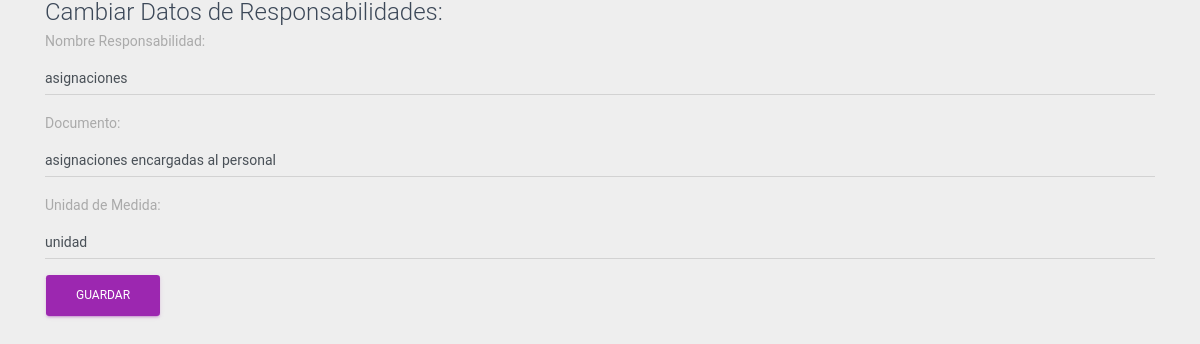
Screenshot of /moduloA/updateResponsabilidades.php?id_resp=1 with the database file from the repository.
### tables this page shows
CREATE TABLE `responsabilidades` (
  `id_responsabilidades` int(11) NOT NULL AUTO_INCREMENT,
  `nomb_resp` varchar(50) DEFAULT NULL,
  `f_inicio_respo` date DEFAULT NULL,
  `documento` varchar(50) DEFAULT NULL,
  `unidad_medida` varchar(10) DEFAULT NULL,
  `id_personal` int(11) DEFAULT NULL,
  `id_jefearea` int(11) DEFAULT NULL,
  PRIMARY KEY (`id_responsabilidades`),
  KEY `id_personal` (`id_personal`),
  KEY `id_jefearea` (`id_jefearea`),
  CONSTRAINT `responsabilidades_ibfk_1` FOREIGN KEY (`id_personal`) REFERENCES `personal` (`id_personal`),
  CONSTRAINT `responsabilidades_ibfk_2` FOREIGN KEY (`id_jefearea`) REFERENCES `jefe_area` (`id_jefearea`)
);

### moduloA/models/Conexion.php (called while the page is built, shortened)
<?php
class Conexion {
	public function Conectar() {
		$mysqli = new mysqli("localhost","coraima", "A@dmin0215.,$", "bd_institucion");
		$mysqli->set_charset("utf8");
		return $mysqli;
	}
}
?>

### moduloA/models/responsabilidades.model.php (called while the page is built, shortened)
<?php
require_once("Conexion.php");
class Responsabilidades
{
	private $conn;
	function __construct()
	{
		$link = new Conexion();
		$this->conn = $link->Conectar();
		return $this->conn;
	}
	public function MostrarResponsabilidades($id_resp)
	{
		$sql = "SELECT id_responsabilidades,nomb_resp,f_inicio_respo,documento,unidad_medida,id_personal,id_jefearea FROM responsabilidades WHERE id_responsabilidades = " . $id_resp;
		if(!$response = $this->conn->query($sql))
		{
			"Error: ". mysqli_error($this->conn);
            exit();
		}
		$fila = $response->fetch_array(MYSQLI_ASSOC);
		return $fila;
	}
}

### moduloA/updateResponsabilidades.php (the view, shortened to what this page needs)
<?php
include("./models/responsabilidades.model.php");
$responsabilidades = new Responsabilidades();
$id_resp = $_REQUEST['id_resp'];
$row = $responsabilidades->MostrarResponsabilidades($id_resp);
?>
<link rel="stylesheet" href="assets/css/material-dashboard.min.css">
	<div class="container">
		<form action="controllers/cambiarResponsabilidades.controller.php" method="POST" role="form">
			<legend>Cambiar Datos de Responsabilidades: </legend>
			<div class="form-group">
				<label for="">Nombre Responsabilidad:</label>
				<input type="text" class="form-control" id="" value="<?php echo $row['nomb_resp'];?>" name="nomb_resp">
			</div>
			<div class="form-group">
				<label for="">Documento:</label>
				<input type="text" class="form-control" id="" name="documento" value="<?php echo $row['documento'];?>" >
			</div>
			<div class="form-group">
				<label for="">Unidad de Medida:</label>
				<input type="text" class="form-control" id="" name="unidad_medida" value="<?php echo $row['unidad_medida'];?>" >
			</div>
			<button type="submit" class="btn btn-primary">GUARDAR</button>
		</form>
	</div>

### rows the page displays
responsabilidades: nomb_resp "asignaciones", documento "asignaciones encargadas al personal", unidad_medida "unidad"
